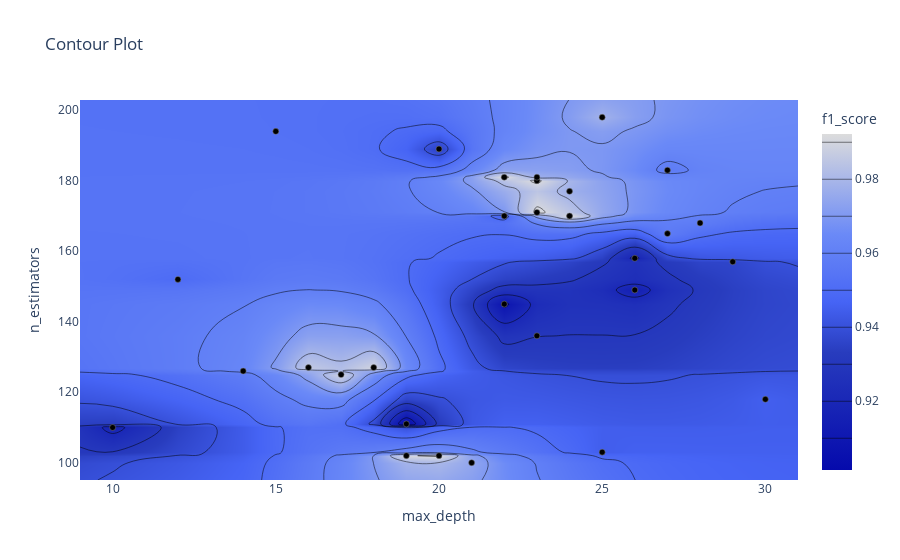

Notebook source saved alongside this figure:
### Markdown cell above
Из этого графика можно сделать вывод, что стоит обратить большее внимание на настройку гиперпараметра max_depth. Намного большее значение для нашей метрики имеет гиперпараметр min_samples_leaf.

### Code cell
optuna.visualization.plot_contour(study, params=["max_depth", "n_estimators"],
                                  target_name="f1_score")

### Figure 1 — Plotly figure (JSON) as saved in the notebook; plotly's stock layout.template omitted (floating-point values rounded to 4 significant figures; data arrays with more than 128 entries replaced by an {"elided": "..."} marker saying what was removed)
{"data": [{"colorbar": {"title": {"text": "f1_score"}}, "colorscale": [[0, "rgb(5,10,172)"], [0.35, "rgb(40,60,190)"], [0.5, "rgb(70,100,245)"], [0.6, "rgb(90,120,245)"], [0.7, "rgb(106,137,247)"], [1, "rgb(220,220,220)"]], "connectgaps": true, "contours": {"coloring": "heatmap"}, "hoverinfo": "none", "line": {"smoothing": 1.3}, "reversescale": false, "type": "contour", "x": [9, 10, 12, 14, 15, 16, 17, 18, 19, 20, 21, 22, 23, 24, 25, 26, 27, 28, 29, 30, 31], "y": [95.1, 100, 102, 103, 110, 111, 118, 125, 126, 127, 136, 145, 149, 152, 157, 158, 165, 168, 170, 171, 177, 180, 181, 183, 189, 194, 198, 202.9], "z": {"elided": "28x21 float values"}}, {"marker": {"color": "black", "line": {"color": "Grey", "width": 0.5}}, "mode": "markers", "showlegend": false, "type": "scatter", "x": [28, 25, 26, 15, 30, 22, 14, 29, 26, 12, 16, 17, 18, 19, 20, 21, 19, 23, 10, 20, 23, 23, 24, 22, 23, 22, 27, 24, 25, 27], "y": [168, 103, 158, 194, 118, 145, 126, 157, 149, 152, 127, 125, 127, 102, 102, 100, 111, 136, 110, 189, 171, 180, 177, 181, 181, 170, 183, 170, 198, 165]}], "layout": {"title": {"text": "Contour Plot"}, "xaxis": {"range": [9, 31], "title": {"text": "max_depth"}}, "yaxis": {"range": [95.1, 202.9], "title": {"text": "n_estimators"}}}}
